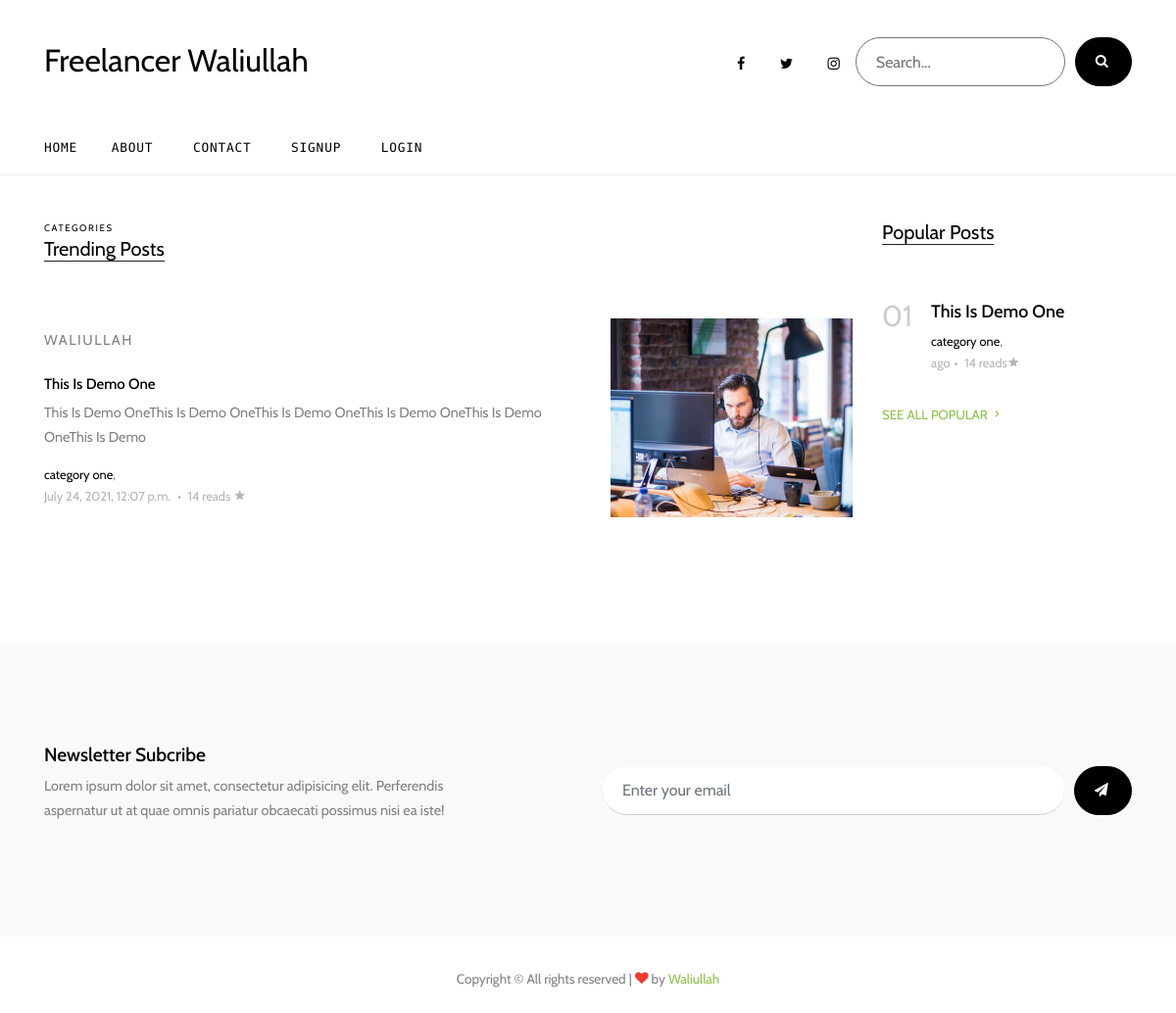
Page /view_all/trending on the committed database.
### blog/models.py (models this page shows, shortened)
class Post(models.Model):
	title = models.CharField(max_length = 50)
	overview = models.TextField()
	slug = models.SlugField(null=True, blank=True)
	body_text = RichTextUploadingField(null=True)
	time_upload = models.DateTimeField(auto_now_add = True)
	auther = models.ForeignKey(Author, on_delete=models.CASCADE)
	thumbnail = models.ImageField(upload_to = 'thumbnails')
	publish = models.BooleanField()
	categories = models.ManyToManyField(Categorie)
	read = models.IntegerField(default = 0)
	class Meta:
		ordering = ['-pk']

class Author(models.Model):
	user = models.OneToOneField(User, on_delete = models.CASCADE)
	rate = models.IntegerField(default=0)

class Categorie(models.Model):
	title = models.CharField(max_length=20)

### blog/views.py (the view)
# urls.py: path('view_all/<str:query>', view_all, name = 'view_all'),
def view_all(request, query):
	week_ago = datetime.date.today() - datetime.timedelta(days = 7)
	acpt = ['trending', 'popular']
	q = query.lower()
	if q in acpt:
		if q==acpt[0]:
			parms={
			'posts' : Post.objects.filter(time_upload__gte = week_ago).order_by('-read'),
			'title': "Trending Posts",
			'pop_post': Post.objects.order_by('-read')[:9],
			}
		elif q==acpt[1]:
			parms= {
			'posts' : Post.objects.order_by('-read'),
			'title' : "Trending Posts",
			'pop_post': Post.objects.order_by('-read')[:9],
			}
		else:
			pass
	return render(request, 'all.html', parms)

### templates/all.html
{% extends 'base.html' %}
  {% block body %}
  {% load static %}
    <div class="site-section">
      <div class="container">
        <div class="row">
          <div class="col-lg-9">
            <div class="section-title">
              <span class="caption d-block small">Categories</span>
              <h2>{{title}}</h2>
            </div>
           {% for post in posts %}
            <div class="post-entry-2 d-flex">
              <div class="thumbnail order-md-2" style="background-image: url({{post.thumbnail.url}})"></div>
              <div class="contents order-md-1 pl-0">
                <span class="caption mb-4 d-block">{{post.auther.user.username}}</span>
                <h2><a href="blog-single.html">{{post.title}}</a></h2>
                <p class="mb-3">{{post.overview}}</p>
                <div class="post-meta">
                  <span class="d-block">
                    {% for cat in post.categories.all %}
                      <a href="#">{{cat.title}}</a>,
                    {% endfor %}
                  </span>
                  <span class="date-read">{{post.time_upload}} <span class="mx-1">&bullet;</span> {{post.read}} reads <span class="icon-star2"></span></span>
                </div>
              </div>
            </div>
            {% endfor %}
          </div>
          <div class="col-lg-3">
            <div class="section-title">
              <h2>Popular Posts</h2>
            </div>
             {% for post in pop_post %}
            <div class="trend-entry d-flex">
              <div class="number align-self-start">0{{forloop.counter}}</div>
              <div class="trend-contents">
                <h2><a href="blog-single.html">{{post.title}}</a></h2>
                <div class="post-meta">
                  <span class="d-block">
                    {% for cat in post.categories.all %}
                      <a href="#">{{cat.title}}</a>,
                    {% endfor %}
                  </span>
                  <span class="date-read">{{post.time_uplaod|timesince}} ago<span class="mx-1">&bullet;</span> {{post.read}} reads<span class="icon-star2"></span></span>
                </div>
              </div>
            </div>
            {% endfor %}
            <p>
              <a href="{% url 'view_all' 'popular' %}" class="more">See All Popular <span class="icon-keyboard_arrow_right"></span></a>
            </p>
          </div>
        </div>
      </div>
    </div>
    <div class="site-section subscribe bg-light">
      <div class="container">
        <form action="#" class="row align-items-center">
          <div class="col-md-5 mr-auto">
            <h2>Newsletter Subcribe</h2>
            <p>Lorem ipsum dolor sit amet, consectetur adipisicing elit. Perferendis aspernatur ut at quae omnis pariatur obcaecati possimus nisi ea iste!</p>
          </div>
          <div class="col-md-6 ml-auto">
            <div class="d-flex">
              <input type="email" class="form-control" placeholder="Enter your email">
              <button type="submit" class="btn btn-secondary" ><span class="icon-paper-plane"></span></button>
            </div>
          </div>
        </form>
      </div>
    </div>
  {% endblock body %}

### static/css/style.css (style rules this page uses)
html { overflow-x: hidden; }
body { line-height: 1.7; color: gray; font-weight: 300; font-size: .9rem; }
a { -webkit-transition: .3s all ease; -o-transition: .3s all ease; transition: .3s all ease; }
h1, h2, h3, h4, h5, .h1, .h2, .h3, .h4, .h5 { font-family: "Cabin", -apple-system, BlinkMacSystemFont, "Segoe UI", Roboto, "Helvetica Neue", Arial, sans-serif, "Apple Color Emoji", "Segoe UI Emoji", "Segoe UI Symbol", "Noto Color Emoji"; }
.site-section { padding: 2.5em 0; }
@media (min-width: 768px) { .site-section { padding: 7em 0; } }
.section-title { color: #000; margin-bottom: 50px; }
.section-title h2 { font-size: 20px; font-weight: 400; border-bottom: 1px solid #222; position: relative; display: inline-block; }
.section-title h2:before { position: absolute; content: ""; height: 1px; background: #777; }
.btn { text-transform: uppercase; font-size: 14px; letter-spacing: .2rem; font-family: "Cabin", -apple-system, BlinkMacSystemFont, "Segoe UI", Roboto, "Helvetica Neue", Arial, sans-serif, "Apple Color Emoji", "Segoe UI Emoji", "Segoe UI Symbol", "Noto Color Emoji"; }
.post-meta { font-size: .8rem; }
.post-meta a { color: #000; }
.date-read { color: #b4b4b4; }
.post-entry-1, .post-entry-2 { font-size: .9rem; margin-bottom: 30px; }
.post-entry-1 h2, .post-entry-2 h2 { font-size: 20px; }
.post-entry-1 h2 a, .post-entry-2 h2 a { color: #000; }
.post-entry-2 { font-size: .9rem; }
.post-entry-2 .thumbnail { background-size: cover; background-position: center; width: 30%; }
.post-entry-2 .contents { width: 70%; padding: 10px 20px; }
.post-entry-2 .contents h2 { font-size: 15px; }
.trend-entry { margin-bottom: 30px; }
.trend-entry .number { -webkit-box-flex: 0; -ms-flex: 0 0 50px; flex: 0 0 50px; font-size: 30px; line-height: 1; color: #ccc; }
.trend-entry .trend-contents h2 { font-size: 18px; }
.trend-entry .trend-contents h2 a { color: #000; }
.caption { font-size: .9rem; text-transform: uppercase; letter-spacing: .1rem; }
.caption.small { font-size: .6rem; }
.more { color: #8bc34a; text-transform: uppercase; font-size: .83rem; }
.form-control { margin-right: 10px; height: 50px; padding-left: 20px; padding-right: 20px; border-radius: 30px; border: none; background: #fff; border-bottom: 1px solid transparent; border-bottom: 1px solid #ccc; }
.btn { border-radius: 30px; background: #000; padding-left: 20px; padding-right: 20px; border-color: #000; color: #fff; }
.subscribe form .form-control { margin-right: 10px; height: 50px; padding-left: 20px; padding-right: 20px; border-radius: 30px; border: none; background: #fff; border-bottom: 1px solid transparent; border-bottom: 1px solid #ccc; }
.subscribe form .btn { border-radius: 30px; background: #000; padding-left: 20px; padding-right: 20px; border-color: #000; }
.subscribe form h2 { font-size: 1.2rem; color: #000; }
.subscribe form p { font-size: .9rem; }

### rows in the picture
Post: thumbnail (picture), auther.user.username "WALIULLAH", title "This Is Demo One", overview "This Is Demo OneThis Is Demo OneThis Is Demo OneThis Is Demo OneThis Is Demo OneThis Is Demo", time_upload "July 24, 2021, 12:07 p.m.", read "14"
Categorie: title "category one"

### other values in the picture
{{ title }} "Trending Posts"
